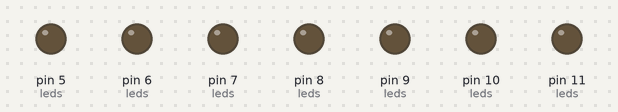
Bench run of a sketch on a simulated Arduino Uno, built with avr-gcc and run on an emulated ATmega328P. Shown: output pins drawn as LEDs (lit = HIGH).

Above: at 0.1 s.
Timing chart, 0 to 3.0 s (numbered marks = the images above):
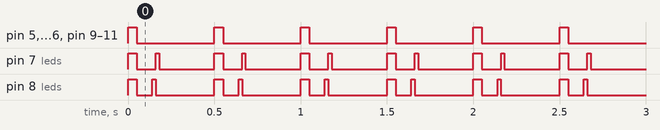

Measured:
- by itself, pin 5 (leds), pin 6 (leds), pin 9 (leds), pin 10 (leds): alternates HIGH for 0.05 s and LOW for 0.45 s
- by itself, pin 7 (leds): repeats every 0.50 s: LOW 0.11 s, HIGH 0.02 s, LOW 0.32 s, HIGH 0.05 s
- by itself, pin 8 (leds): repeats every 0.50 s: LOW 0.09 s, HIGH 0.02 s, LOW 0.34 s, HIGH 0.05 s
- by itself, pin 11 (leds): alternates 255/255 for 0.05 s and 0/255 for 0.45 s

The sketch:

lh_beacon.ino
```cpp
// Constants
typedef unsigned long ulong;

// Timing variables
// Time of an entire cycle
const long CycleTime = 500000;
// Header time when all LEDs are on
const long HeaderTime = 50000;
// Time that the LED sweeps
const long SweepInterp = 20000;

// Idle time is half of cycle time
const long IdleTime = CycleTime / 2;
// Sweep time
const long SweepTimeAll = CycleTime - IdleTime - HeaderTime;
const long SweepTime = SweepTimeAll - SweepInterp - SweepInterp;
const long SweepStart = HeaderTime + SweepInterp;
const long SweepEnd = SweepStart + SweepTime;

const int SensorPin = A0;
const int SweepCount = 7;

typedef struct {
  // Pin number
  int pin;
  // Lighting time (between 0 and 1)
  float lfrac;
  // Light time (in milliseconds after offset)
  ulong ltime;
} Sweep;

Sweep leds[] = {
  // Left
  { 11, 0.125, 0 },
  { 10, 0.250, 0 },
  {  9, 0.375, 0 },
  {  8, 0.500, 0 },
  {  7, 0.625, 0 },
  {  6, 0.750, 0 },
  {  5, 0.875, 0 }
  // Right
};

void setup() {
  // Setup led pins
  for (int i = 0; i < SweepCount; ++i) {
    leds[i].ltime = leds[i].lfrac * SweepTime;
  }
}

void loop() {
  ulong ct = micros();

  ulong tpart = ct % CycleTime;

  if (tpart < HeaderTime) {
    for (int i = 0; i < SweepCount; ++i) {
      analogWrite(leds[i].pin, 255);
    }
  }
  else if (tpart < IdleTime) {
    long diff;

    for (int i = 0; i < SweepCount; ++i) {
      diff = tpart - SweepStart - leds[i].ltime;
      if (-SweepInterp <= diff && diff <= SweepInterp) {
        diff = abs(diff);
        diff = SweepInterp - diff;
        float intensity = 255.f * diff / SweepInterp;
        analogWrite(leds[i].pin, (int) intensity);
      }
      else {
        analogWrite(leds[i].pin, 0);
      }
    }
  }
  else { // Zero
    for (int i = 0; i < SweepCount; ++i) {
      analogWrite(leds[i].pin, 0);
    }
  }
}
```
